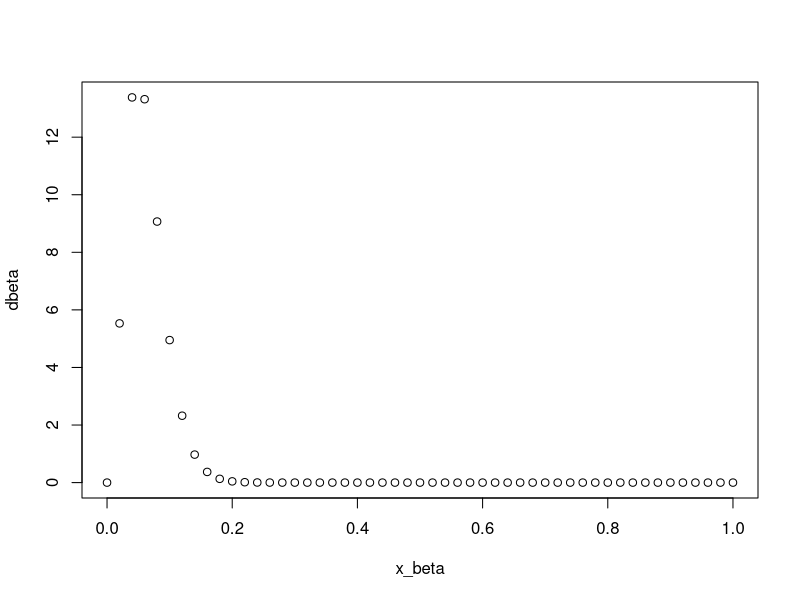
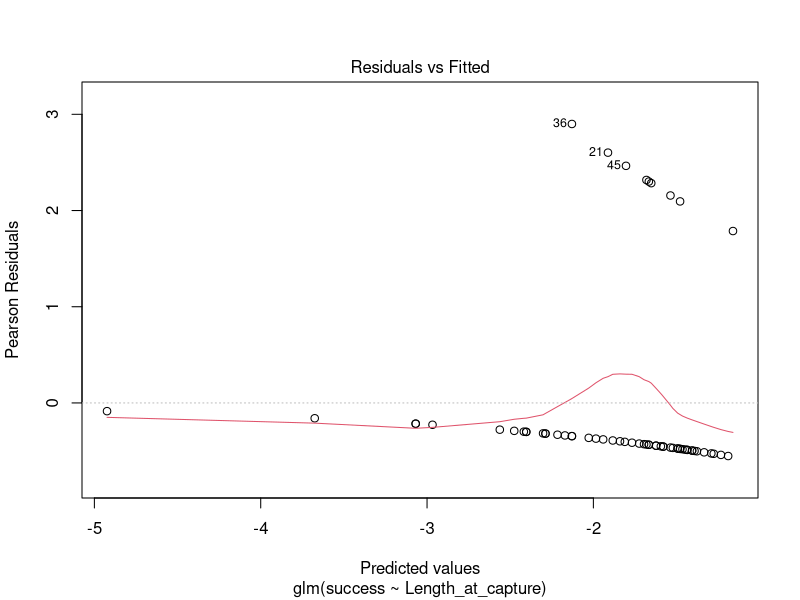
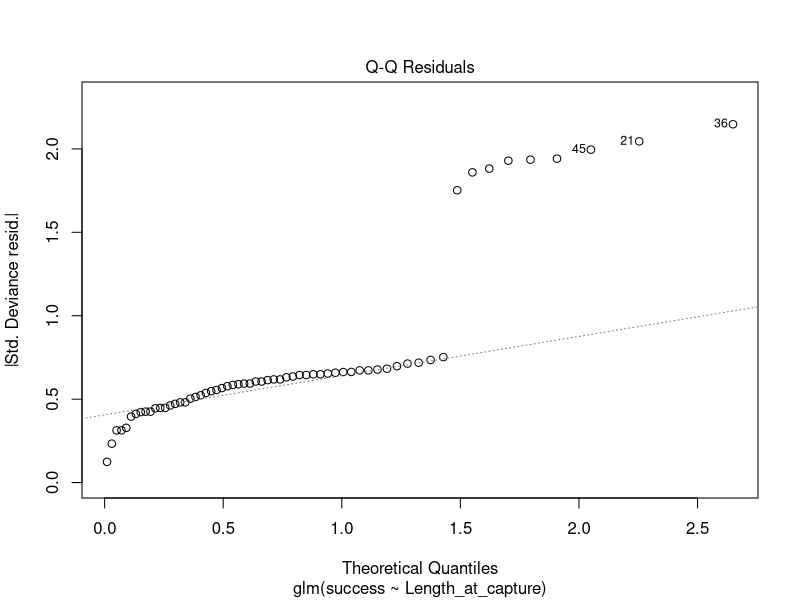
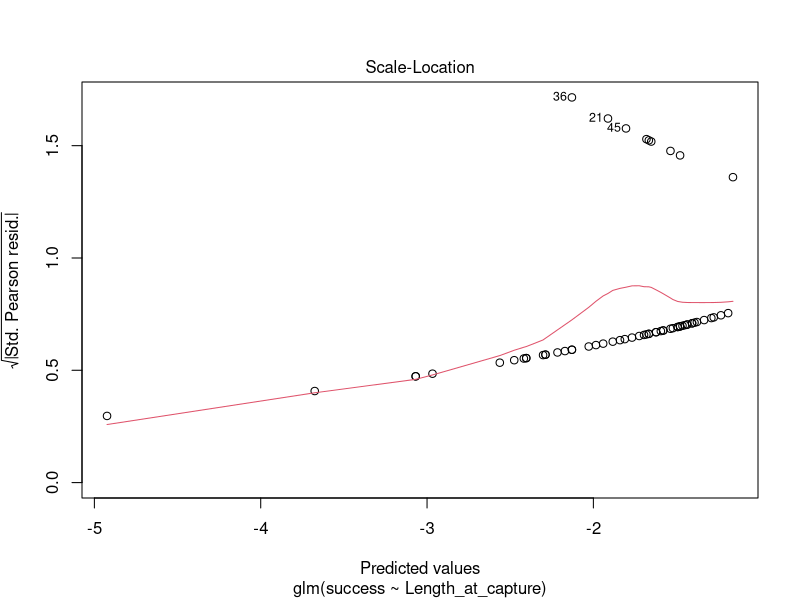
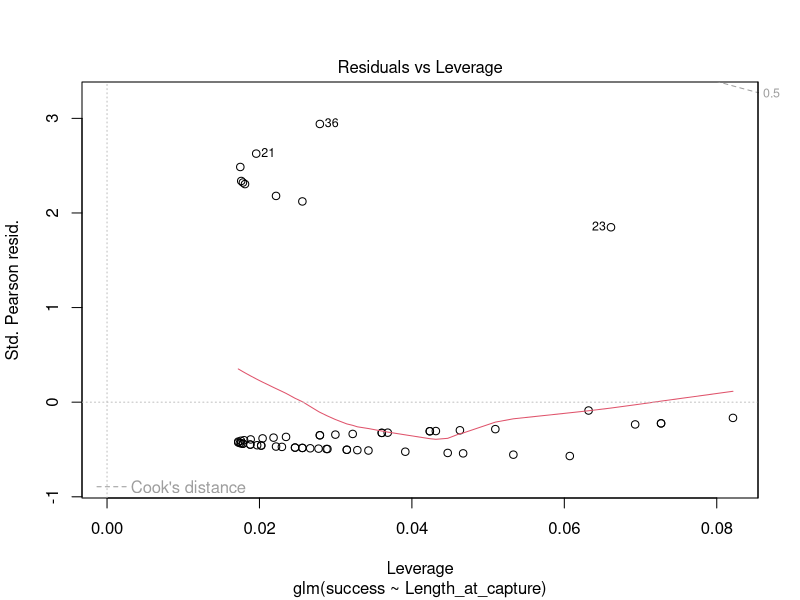
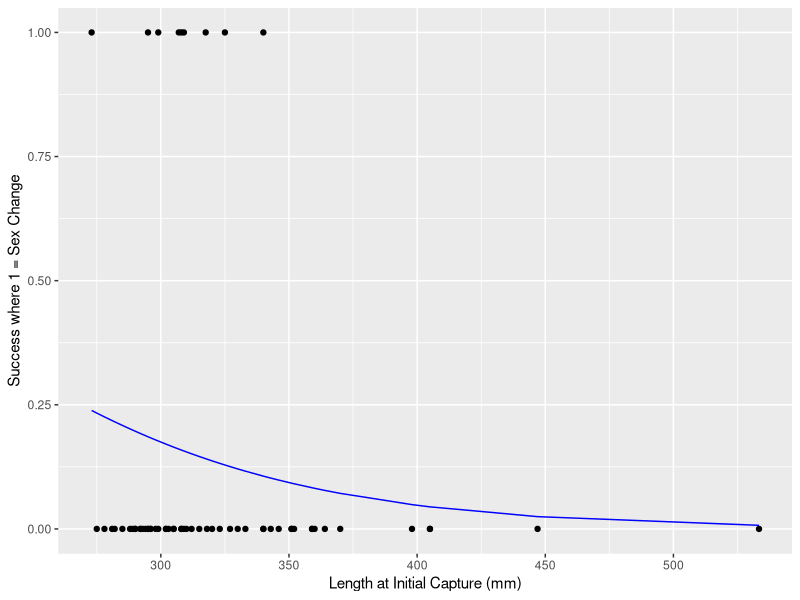

Here is the R script that generated these plots, in order:
#Title: Stat 955 Homework 3
#Authors: Jess Briggs & Amanda Kerkhove
#Date Created:2022-09-27

#Background
#Black sea bass are a protogynous hermaphrodite marine fish species – they change sex from female to male, although there are also primary males which first mature as males.  They do not change from male to female and they change sex primarily after the end of the spawning season (May to July).  The file BSB_tagging_data.xlsx contains the results of a tagging study conducted on this species.  Individual black sea bass (BSB) were captured, tagged with a unique identifier, and released on the “Date_at_capture.”  Some of these individuals were recaptured on the “Date_at_recapture.”  Sex and length were recorded at both time points (though this file only includes the “Length_at_capture.”  Sex change isn’t instantaneous, so some individuals recaptured while undergoing sex change are recorded as intersex.  These individuals can also be thought of as having changed sex.


#Question 1.1: Plot a probability density function (probability density vs. proportions from 0 to 1) for the proportion of female black sea bass that changed sex out of all those which were recaptured after the end of the spawning season (i.e., after July). 
library(lubridate)
library(dplyr)
library(ggplot2)

data<-read.csv("BSB_tagging_data.csv")%>%
  mutate(Date_at_recapture = mdy(Date_at_recapture))%>%
  filter(month(Date_at_recapture) > 7) %>%
  mutate(Sex_at_recapture = as.factor(Sex_at_recapture))

x_beta <- seq(0, 1, by = 0.02)    
dbeta<-dbeta(x_beta, 4, 59)
plot(x_beta, dbeta)


#Q1.2
p <- c(0.025, 0.975) #vector of probabilities
qbeta(p, 4, 59)

#Q1.3a Does the length of a female effect the probability of sex change given recapture after end of spawning season?
mf <- data %>% mutate(Sex_at_recapture = replace(Sex_at_recapture, Sex_at_recapture == 'Intersex', 'M'))
mf$Sex_at_capture <- ifelse(mf$Sex_at_capture == 'F', 1, 0)
mf$Sex_at_recapture <- ifelse(mf$Sex_at_recapture == 'F', 1, 0)
mf$Sex_at_capture <- as.numeric(mf$Sex_at_capture)
mf$Sex_at_recapture <- as.numeric(mf$Sex_at_recapture)
#Changed intersex at capture to M bc transition is in progress

#Add a success column:
mf <- mf %>% mutate(success = Sex_at_capture - Sex_at_recapture)

model <- glm(success ~ Length_at_capture, data = mf, family = binomial)
summary(model)
plot(model)
#No, length does not impact transition likelihood - p-value = 0.1122

#Q1.3b By how much is the log odds of sex change predicted to change for every millimeter increase in length?
#For every mm of length, there is a -0.014 percent log odds change of probability of sex change

#Q1.4 Plot the relationship between the probability of sex change for these individuals and length.  Overlay the model estimated relationship on the data.  Label axes appropriately and provide a figure caption

mf$predict <- predict.glm(model, type='response')

ggplot() +
  geom_point(data = mf, aes(x = Length_at_capture, y = success)) +
  geom_line(data = mf, aes(x = Length_at_capture, y = predict), color = 'blue') +
  ylab('Success where 1 = Sex Change') + xlab('Length at Initial Capture (mm)')

#Figure Caption: Model estimates shows that as tail length increases, probability of transition decreases.

              